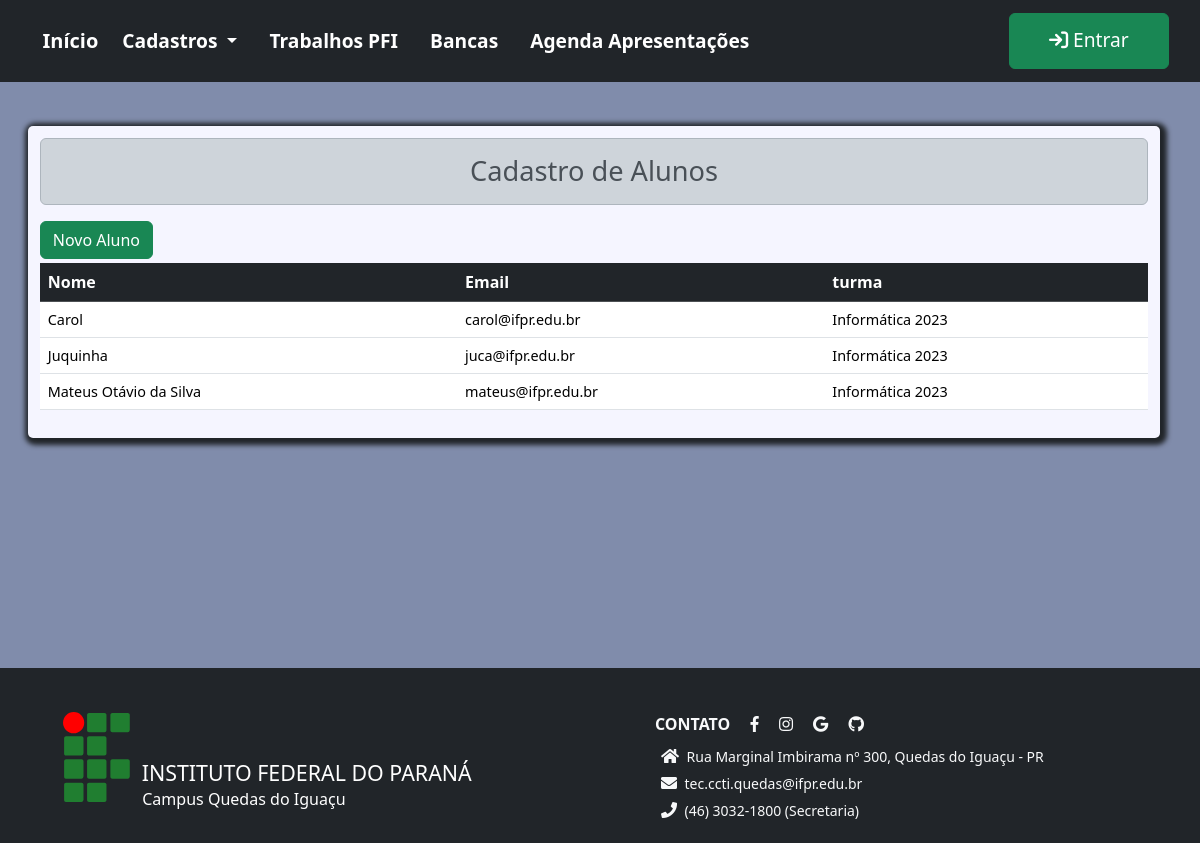
The page /alunos/listar/ on the database as committed earlier.
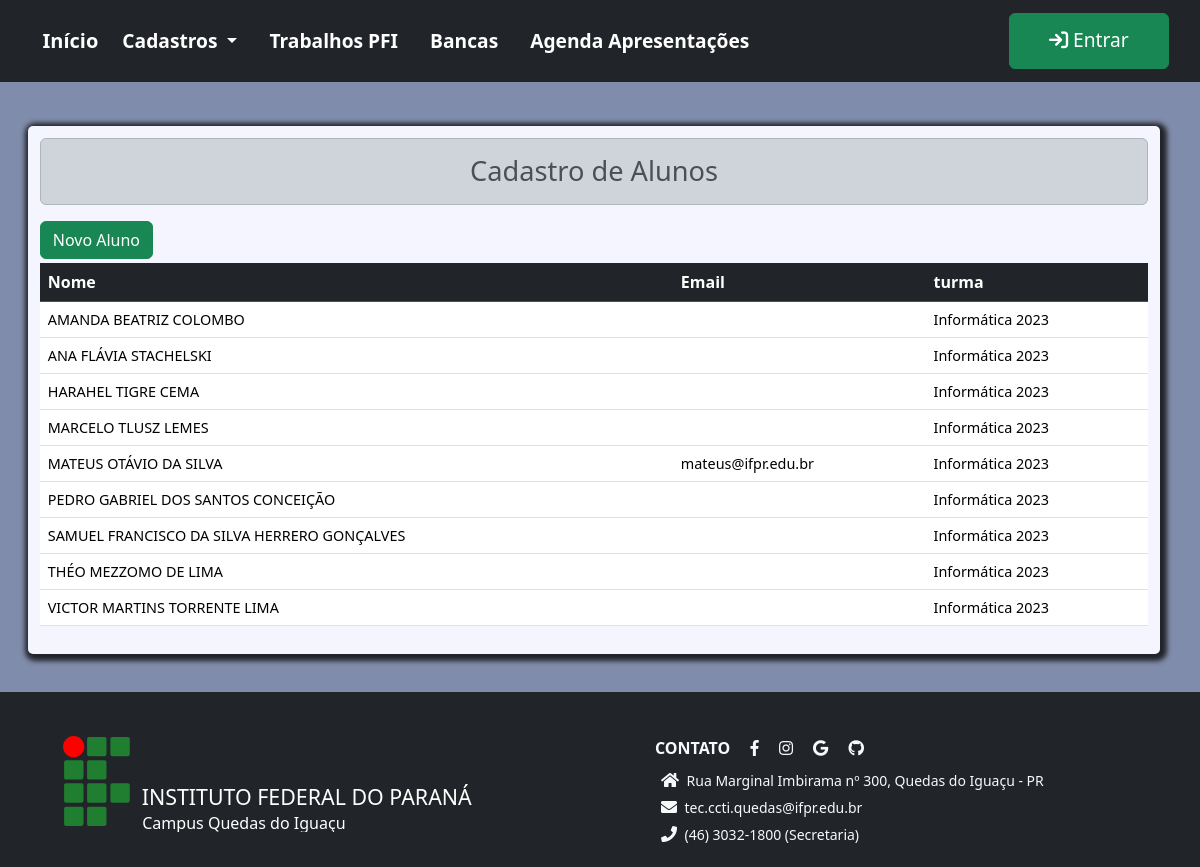
The same page on the database as committed later.
### pfi/models.py (models this page shows, shortened)
class Aluno(models.Model):
    ativo = models.BooleanField(default=True)
    nome = models.CharField(max_length=150, null=False, blank=False)
    email = models.EmailField(max_length=50, null=True, blank=True)
    ano_ingresso = models.IntegerField(
        validators=[MinValueValidator(2010), MaxValueValidator(datetime.date.today().year)])  # ano atual
    turma = models.ForeignKey(Turma, on_delete=models.RESTRICT, blank=True, null=True)

class Turma(models.Model):
    nome = models.CharField(max_length=150, null=False, blank=False)
    ano = models.IntegerField(
        validators=[MinValueValidator(2010), MaxValueValidator(datetime.date.today().year)])  # ano atual
    curso = models.ForeignKey(Curso, on_delete=models.RESTRICT, blank=False, null=False)
    ativo = models.BooleanField(default=True)
    def __str__(self) -> str:
        return f'{self.nome}'

### pfi/views.py (the view)
# urls.py: path('alunos/listar/', views.ListAlunos.as_view(), name='alunos'),
class ListAlunos(ListView):
    template_name = 'aluno_list.html'
    model = Aluno
    queryset = Aluno.objects.all().order_by('nome')
    context_object_name = 'alunos'
    extra_context = {'form_titulo': 'Cadastro de Alunos'}
    def get_queryset(self):
        return Aluno.objects.all().order_by(Lower('nome'))

### pfi/templates/aluno_list.html (shortened to what this page needs)
{% extends 'page.html' %}
{% block conteudo %}
<div class="content container">
    <h2 class="text-center alert alert-dark">
        {{form_titulo}}
    </h2>
    <div class="row">
            <div>
                <a class="btn btn-success" href="{% url 'new_aluno'%}">Novo Aluno</a>
            </div>
        <div class="col-md-12 mt-1 table-responsive table-striped">
            <table class="table table-hover">
                <thead class='table-dark'>
                    <tr>
                        <th>Nome</th>
                        <th>Email</th>
                        <th>turma</th>
                    </tr>
                </thead>
                <tbody class='bg-light'>
                    {% for aluno in alunos %}
                    <tr>
                        <td>{{aluno.nome}}</td>
                        <td>{{aluno.email |default_if_none:""}}</td>
                        <td>{{aluno.turma |default_if_none:""}}</td>
                    </tr>
                    {%empty%}
                    <p>Nenhum aluno cadastrado!</p>
                    {% endfor %}
                </tbody>
            </table>
        </div>
    </div>
</div>
{% endblock conteudo %}

### pfi/templates/page.html
{% load static %}
<html lang="pt-br">
{% include 'componentes/head.html' %}
<body style="width: 100%;">
    {% include 'componentes/menu.html' %}
    <div class="frame mt-3 p-1" style="min-height: 70vh;">
        {% block conteudo %}
        {% endblock %}
    </div>
    {% include 'componentes/footer.html' %}
</body>
</html>

### pfi/templates/componentes/head.html (shortened to what this page needs)
{% load static %}
<head>
    <link href="https://cdn.jsdelivr.net/npm/bootstrap@5.3.3/dist/css/bootstrap.min.css" rel="stylesheet">
    <link rel="stylesheet" href="https://cdn.jsdelivr.net/npm/bootstrap-icons@1.10.3/font/bootstrap-icons.css">
    <link rel="stylesheet" href="https://cdnjs.cloudflare.com/ajax/libs/font-awesome/6.5.1/css/all.min.css">
    <link rel="stylesheet" href="https://use.fontawesome.com/releases/v5.0.8/css/all.css">
    <link rel="stylesheet" href="{% static 'estilo.css' %}">
</head>

### pfi/templates/componentes/menu.html (shortened to what this page needs)
<nav class="menu navbar navbar-dark bg-dark navbar-expand-lg ">
      <div class="container-fluid">
        <a class="navbar-brand  menu__links" style="color: white; font-weight: bold; margin-left: 1%" href="{% url 'home' %}" >
            Início
        </a>
        <div class="collapse navbar-collapse" id="navbarSupportedContent">
          <ul class="navbar-nav me-auto mb-2 mb-lg-0">
            <li class="nav-item dropdown menu__links" >
              <a class="nav-link dropdown-toggle" href="#" role="button" data-bs-toggle="dropdown" aria-expanded="false">
                Cadastros
              </a>
            </li>
            <li class="nav-item menu__links">
              <a class="nav-link " href="{% url 'trabalhos' %}">Trabalhos PFI</a>
            </li>
            <li class="nav-item menu__links">
              <a class="nav-link " href="{% url 'bancas' %}">Bancas</a>
            </li>
           <li class="nav-item menu__links">
              <a class="nav-link " href="{% url 'agenda' %}"> Agenda Apresentações</a>
            </li>
          </ul>
          <form class="d-flex" role="search" method="POST" action="{% url 'logout' %}">
            {% if user.is_authenticated %}
                <button type="submit" class="btn btn-success " style=" height: 56px; width: 160px; font-size: 1.2rem;" aria-label="Logout" >
                    <i class="fas fa-arrow-right-to-bracket"> </i> Sair
                </button>
            {% else %}
                <a type="button" class="btn btn-success horizontal_right " style="padding-top:  12px; height: 56px; width: 160px; font-size: 1.2rem;" aria-label="Logar" href="{% url 'login' %}">
                  <i class="fas fa-sign-in"></i> Entrar
                </a>
            {% endif %}
          </form>
        </div>
      </div>
    </nav>

### pfi/templates/componentes/footer.html
<footer class="text-center text-md-start bg-dark text-light p-2"  style="margin-top: 10px">
    <section class=" bg-dark text-light  justify-content-center  p-2 mt-4">
        <div class="container-fluid mt-1 ">
            <div class="row footer-div ">
              <div class="col-xs-10 col-md-6 ">
                {% include 'componentes/logo_ifpr.html' %}
              </div>
              <div class="col-xs-10 col-md-6 " style="padding-left: 5%;">
              <div style="margin-bottom: 10px;">
                  <a class="me-3 text-reset" > <span class="text-uppercase fw-bold "> Contato</span> </a>
                  <a href="https://www.facebook.com/ifpr.quedas" class="me-3 text-reset">
                    <i class="fab fa-facebook-f"></i>
                  </a>
                  <a href="https://www.instagram.com/ifpr.quedas" class="me-3 text-reset">
                      <i class="fab fa-instagram"></i>
                    </a>
                  <a href="" class="me-3 text-reset">
                    <i class="fab fa-google"></i>
                  </a>
                  <a href="" class="me-3 text-reset">
                    <i class="fab fa-github"></i>
                  </a>
                </div>
                <p><i class="fas fa-home me-1"></i> Rua Marginal Imbirama nº 300, Quedas do Iguaçu - PR</p>
                <p>
                <i class="fas fa-envelope me-1"></i>
                tec.ccti.quedas@ifpr.edu.br
                </p>
                <p><i class="fas fa-phone me-1"></i> (46) 3032-1800 (Secretaria)</p>
              </div>
            </div>
        </div>
    </section>
</footer>

### pfi/templates/componentes/logo_ifpr.html (shortened to what this page needs)
<div class="align-bottom">
<svg id="marca-ifpr" xmlns="http://www.w3.org/2000/svg" viewBox="0 0 295 54" role="img" aria-label="Instituto Federal do Paraná">
    <text transform="matrix(1.0017 0 0 1 44.1899 38.9971)">
        <tspan style="font-size:12px;" fill="white">INSTITUTO FEDERAL DO PARANÁ</tspan>
    </text>
    <text transform="matrix(1.0017 0 0 1 44.4702 52.1841)" fill="white"  style="font-size:9px">Campus Quedas do Iguaçu</text>
</svg>
</div style="margin-bottom: 0px">

### pfi/static/estilo.css (style rules this page uses)
*, *:after, *:before { margin: 0; padding: 0; box-sizing: border-box; text-decoration: none; }
:root { --spacing: 1.5rem; --clr-white: rgb(245, 245, 255); }
body { background: #808cab; }
h2 { font-size: 1.7rem; }
.frame { min-height: 55%; }
.content { max-width: 95%; margin: 2%; padding: 1%; background: var(--clr-white); box-shadow: 2px 2px 5px 5px; border-radius: 5px; }
.table { font-size: 1rem; }
.table td { font-size: 0.9rem; }
.horizontal_right { float: right; }
.menu { background: #111010; padding: 6px 1.2rem; }
.menu__links { display: flex; margin: 0px 8px; }
.menu__links a { font-size: 1.2rem; display: block; color: #fff !important; padding: 1.3rem; font-weight: bold; text-decoration: none; }
footer { vertical-align: bottom; margin-top: 20px; margin-bottom: 0px; padding: 0px; }
footer p { font-size: 14px; margin: 6px; }
footer a { font-size: medium; text-decoration: none; }
footer i { font-size: 16px; }
footer span { font-size: 16px; }
.footer-div { margin-left: 2%; margin-right: 2%; }

Rows that differ between the two databases and show on the page:
removed Aluno: nome "Carol", email "carol@ifpr.edu.br", turma "Informática 2023"
removed Aluno: nome "Juquinha", email "juca@ifpr.edu.br", turma "Informática 2023"
added Aluno: nome "AMANDA BEATRIZ COLOMBO", turma "Informática 2023"
added Aluno: nome "ANA FLÁVIA STACHELSKI", turma "Informática 2023"
added Aluno: nome "HARAHEL TIGRE CEMA", turma "Informática 2023"
added Aluno: nome "MARCELO TLUSZ LEMES", turma "Informática 2023"
changed Aluno "mateus@ifpr.edu.br": nome "Mateus Otávio da Silva" → "MATEUS OTÁVIO DA SILVA"
added Aluno: nome "PEDRO GABRIEL DOS SANTOS CONCEIÇÃO", turma "Informática 2023"
added Aluno: nome "SAMUEL FRANCISCO DA SILVA HERRERO GONÇALVES", turma "Informática 2023"
added Aluno: nome "THÉO MEZZOMO DE LIMA", turma "Informática 2023"
added Aluno: nome "VICTOR MARTINS TORRENTE LIMA", turma "Informática 2023"
